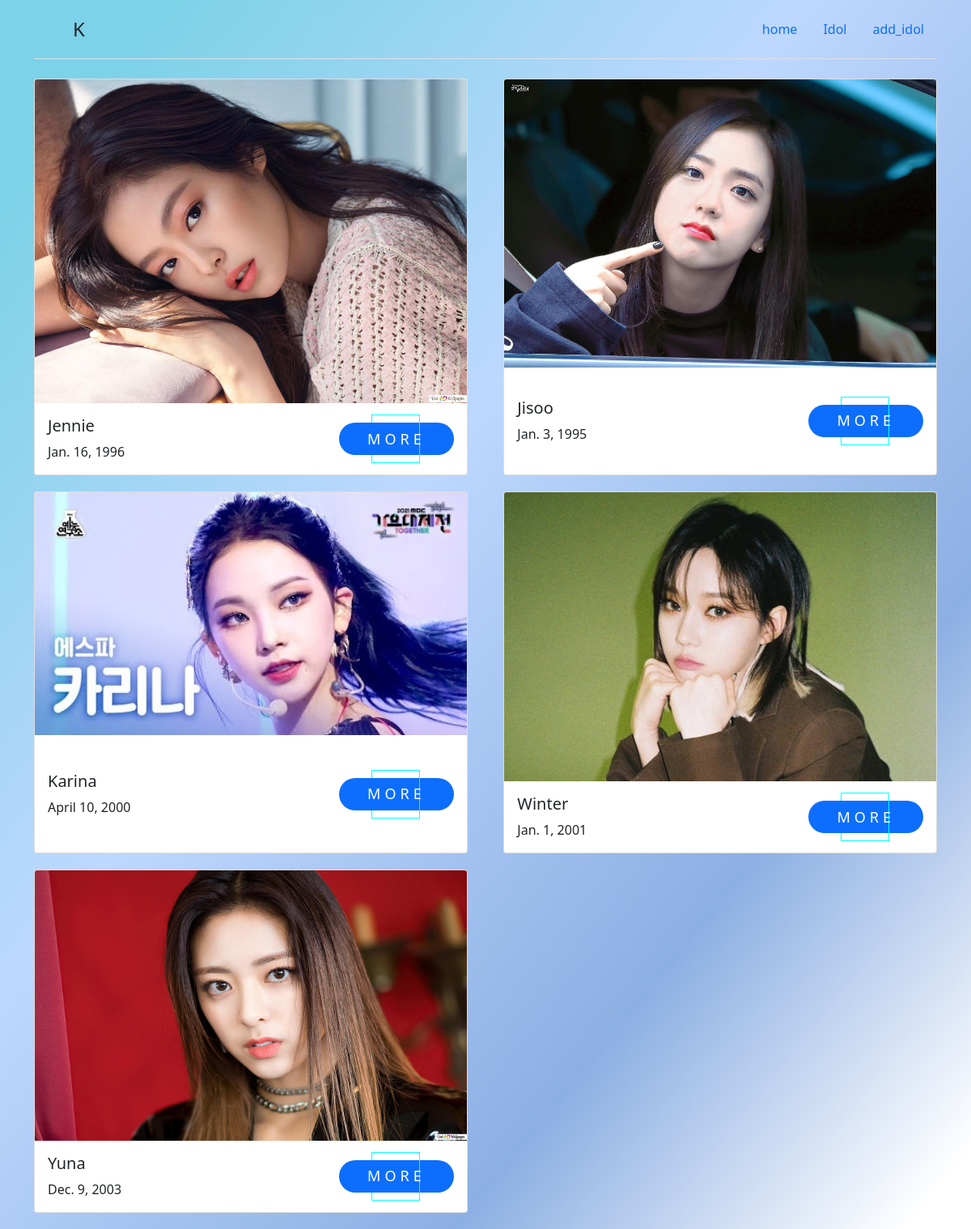
The app's page /kpop/, older data.
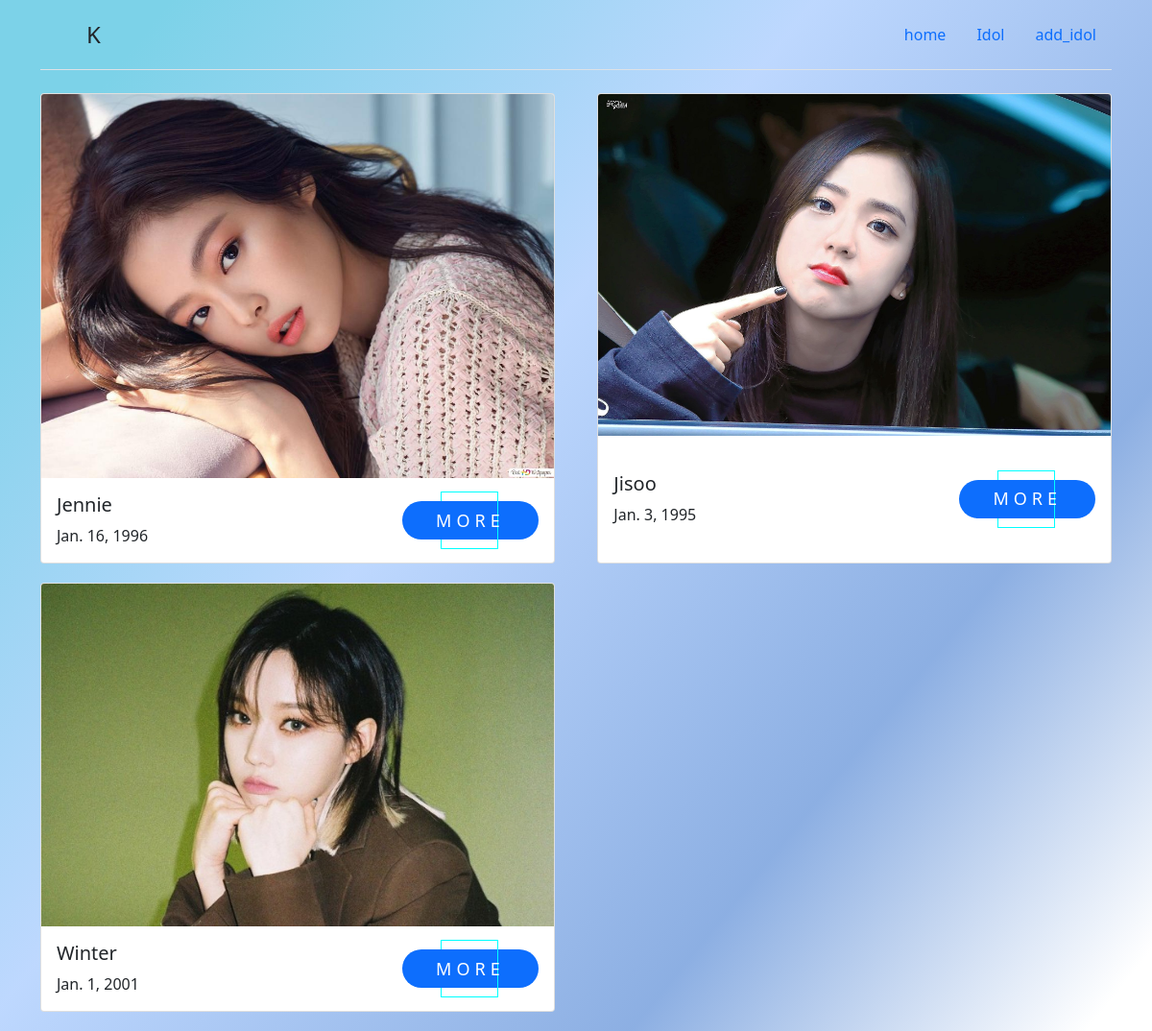
The same page, newer data.
### kpop/models.py (models this page shows)
class Kpop(models.Model):
    name = models.CharField(max_length=100)
    group = models.CharField(max_length=100)
    image = models.ImageField(upload_to='')
    description = models.TextField()
    date_birth = models.DateField()
    rating = models.ForeignKey('Rating', on_delete=models.CASCADE, )

### kpop/views.py (the view)
# urls.py: path('kpop/', views.kpop, name="kpop"),
def kpop(request):
    kpop = models.Kpop.objects.all()
    return render(request, 'kpop/kpop.html', {'kpop': kpop})

### templates/kpop/kpop.html (shortened to what this page needs)
{% extends 'kpop/index.html' %}
{% block content %}
    <div class="card_cover">
        {% for i in kpop %}
        <div class="card mb-6">
            <img src="{{ i.image.url }}" class="card-img-top" alt="...">
            <div class="card-body">
            <div class="card_1">
            <h5 class="card-title">{{ i.name }}</h5>
            <p class="card-text">{{ i.date_birth }}</p>
            </div>
            <a href="{{ i.id }}" class="card-btn">
                <span class="card-btn_text">
                   <span>more</span>
                </span>
            </a>
            </div>
        </div>
        {% endfor %}
    </div>
{% endblock %}

### templates/kpop/index.html (shortened to what this page needs)
<!DOCTYPE html>
{% load static %}
<html lang="en">
<head>
    <link href="https://cdn.jsdelivr.net/npm/bootstrap@5.1.3/dist/css/bootstrap.min.css" rel="stylesheet">
</head>
<body>
    <div class="container">
    <header class="d-flex flex-wrap justify-content-center py-3 mb-4 border-bottom">
        <a href="/" class="d-flex align-items-center mb-3 mb-md-0 me-md-auto text-dark text-decoration-none">
          <svg class="bi me-2" width="40" height="32"><use xlink:href="#bootstrap"></use></svg>
          <span class="fs-4">K</span>
        </a>
        <ul class="nav nav-pills">
          <li class="nav-item"><a href="{% url 'main' %}" class="nav-link" aria-current="page">home</a></li>
          <li class="nav-item"><a href="{% url 'kpop' %}" class="nav-link">Idol</a></li>
          <li class="nav-item"><a href="{% url 'add_idol' %}" class="nav-link">add_idol</a></li>
        </ul>
      </header>
    </div>
    <div class="container">
    {% block content %}
    {% endblock %}
    </div>
</body>
</html>

### templates/kpop/index.html (style rules this page uses)
body { background: linear-gradient(128.99deg, #7CD2E8 8.62%, rgba(13, 110, 253, 0.27) 41.05%, rgba(86, 137, 213, 0.677083) 73.75%, rgba(255, 255, 255, 0.73) 96.69%); }

### templates/kpop/kpop.html (style rules this page uses)
.card-body { display: flex; justify-content: space-between; align-items: center; }
.card_cover { display: flex; justify-content: space-between; flex-wrap: wrap; }
.card { width: 48%; margin-bottom: 20px; }
.card-btn { text-decoration: none; position: relative; display: inline-block; transition: all 0.8s ease 0s; }
.card-btn:before, .card-btn:after { content: ''; position: absolute; width: 60px; height: 60px; left: 0%; top: -10px; z-index: 1; transition: all 0.8s ease 0s; margin: 0px 0px 0px 40px; }
.card-btn:before { border: 1px solid #053781; animation: ara 20s infinite linear; }
.card-btn:after { border: 1px solid aqua; animation: ara 40s infinite linear; }
.card-btn_text { position: relative; height: 40px; display: flex; justify-content: center; align-items: center; padding: 0 35px; border-radius: 50px; font-size: 18px; text-transform: uppercase; color: #fff; letter-spacing: 5px; transition: all 1s; top: 0; overflow: hidden; }
.card-btn_text:before, .card-btn_text:after { content: ''; position: absolute; width: 51%; height: 100%; background-color: #0d6efd; transition: all 0.8s; }
.card-btn_text:before { left: 0; z-index: 2; }
.card-btn_text:after { right: 0; }
.card-btn_text span { position: relative; z-index: 2; }

Row changes from the older to the newer data that the page shows:
removed Kpop: image (placeholder picture), name "Karina", date_birth "April 10, 2000"
removed Kpop: image (picture), name "Yuna", date_birth "Dec. 9, 2003"
